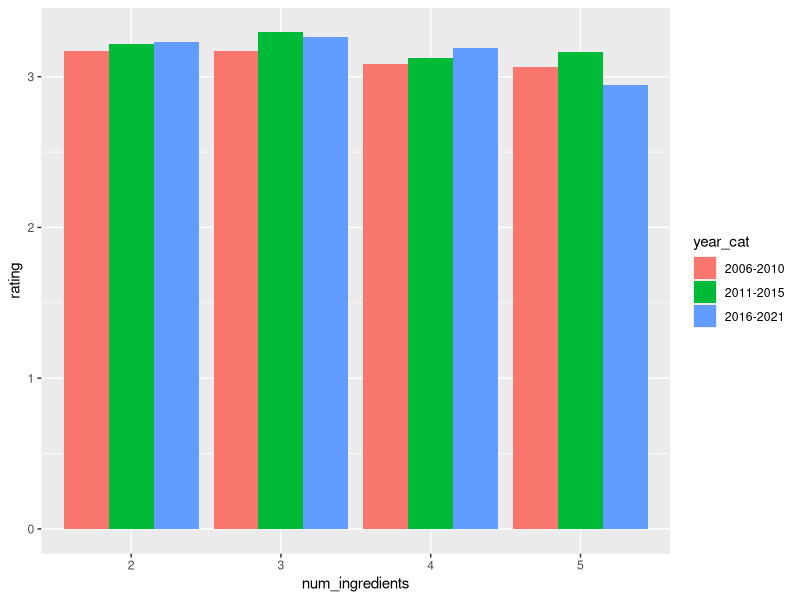

Source code (R):
## ---- chunk 1
#| label: packages-and-data
#| message: false

library(tidyverse)

chocolate <- readr::read_csv("data/chocolate.csv")
## ---- chunk 2
#| label: ingredient-number-viz

chocolate |>
  drop_na(ingredients) |>
  mutate(num_ingredients = as.factor(substr(ingredients, 1, 1))) |>
  mutate(year_cat = case_when(review_date <= 2010 ~ '2006-2010',
                              review_date <= 2015 ~ '2011-2015',
                              review_date <= 2021 ~ '2016-2021')) |>
  filter(num_ingredients %in% c(2,3,4,5)) |>
  ggplot(aes(x = num_ingredients, y = rating, group = year_cat, fill = year_cat)) +
  geom_bar(position = "dodge", stat = "summary", fun.y = "mean")
